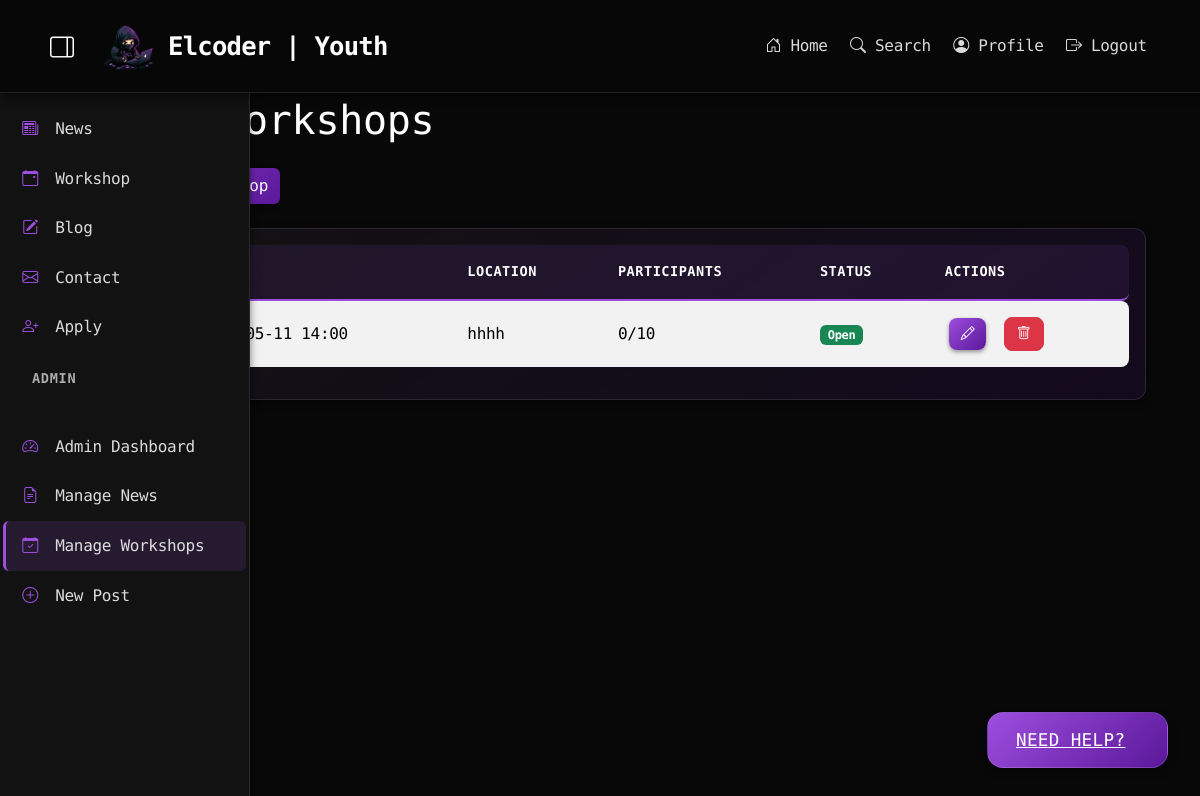
The app's page /manage_workshops (signed in) with its own data.
### app.py (models this page shows)
class Workshop(db.Model):
    id = db.Column(db.Integer, primary_key=True)
    title = db.Column(db.String(100), nullable=False)
    description = db.Column(db.Text, nullable=False)
    date = db.Column(db.DateTime, nullable=False)
    duration = db.Column(db.Integer)  # Duration in minutes
    location = db.Column(db.String(200))
    max_participants = db.Column(db.Integer)
    current_participants = db.Column(db.Integer, default=0)
    instructor_id = db.Column(db.Integer, db.ForeignKey('user.id'), nullable=False)
    registration_open = db.Column(db.Boolean, default=True)
    date_created = db.Column(db.DateTime, nullable=False, default=datetime.utcnow)

### app.py (the view)
@app.route('/manage_workshops')
@login_required
def manage_workshops():
    if not current_user.is_admin:
        flash('Only administrators can manage workshops.')
        return redirect(url_for('workshop'))
    page = request.args.get('page', 1, type=int)
    workshops = Workshop.query.order_by(Workshop.date.desc()).paginate(page=page, per_page=10)
    return render_template('manage_workshops.html', workshops=workshops)

### app.py (called while the page is built)
@login_manager.user_loader
def load_user(user_id):
    return User.query.get(int(user_id))

### templates/manage_workshops.html (shortened to what this page needs)
{% extends "base.html" %}
{% block content %}
<div class="container">
    <div class="row">
        <div class="col-md-12">
            <h1 class="mb-4">Manage Workshops</h1>
            <div class="mb-4">
                <a href="{{ url_for('create_workshop') }}" class="btn btn-primary">
                </a>
            </div>
            <div class="table-responsive">
                <table class="table table-striped">
                    <thead>
                        <tr>
                            <th>Title</th>
                            <th>Date</th>
                            <th>Location</th>
                            <th>Participants</th>
                            <th>Status</th>
                            <th>Actions</th>
                        </tr>
                    </thead>
                    <tbody>
                        {% for workshop in workshops.items %}
                        <tr>
                            <td>{{ workshop.title }}</td>
                            <td>{{ workshop.date.strftime('%Y-%m-%d %H:%M') }}</td>
                            <td>{{ workshop.location }}</td>
                            <td>{{ workshop.current_participants }}/{{ workshop.max_participants }}</td>
                            <td>
                                {% if workshop.registration_open %}
                                    <span class="badge bg-success">Open</span>
                                {% else %}
                                    <span class="badge bg-danger">Closed</span>
                                {% endif %}
                            </td>
                            <td>
                                <a href="{{ url_for('edit_workshop', workshop_id=workshop.id) }}" class="btn btn-sm btn-primary" title="Edit">
                                    <i class="bi bi-pencil"></i>
                                </a>
                                <button class="btn btn-sm btn-danger" title="Delete">
                                    <i class="bi bi-trash"></i>
                                </button>
                            </td>
                        </tr>
                        {% endfor %}
                    </tbody>
                </table>
            </div>
        </div>
    </div>
</div>
{% endblock %}

### static/css/style.css (style rules this page uses)
:root { --bg-dark: #080808; --bg-card: #121212; --bg-card-hover: #181818; --text-primary: #FFFFFF; --text-secondary: rgba(255, 255, 255, 0.85); --text-muted: rgba(255, 255, 255, 0.65); --accent-color: #9d4edd; --accent-hover: #7b2cbf; --accent-gradient: linear-gradient(135deg, #9d4edd 0%, #5a189a 100%); --card-gradient: linear-gradient(145deg, var(--bg-card) 0%, rgba(90, 24, 154, 0.15) 100%); --hover-gradient: linear-gradient(145deg, var(--bg-card-hover) 0%, rgba(157, 78, 221, 0.25) 100%); --hover-glow: 0 0 20px rgba(157, 78, 221, 0.3); --shadow-sm: 0 2px 4px rgba(0, 0, 0, 0.4); --shadow-md: 0 4px 8px rgba(0, 0, 0, 0.5); --shadow-lg: 0 8px 16px rgba(0, 0, 0, 0.6); --transition-speed: 0.3s; --transition-bounce: cubic-bezier(0.34, 1.56, 0.64, 1); --spacing-base: 1.2rem; --spacing-lg: 1.8rem; }
body { background-color: var(--bg-dark); color: var(--text-primary); font-family: 'Fira Code', 'Inter', monospace; transition: background-color var(--transition-speed); overflow-x: hidden; letter-spacing: -0.02em; line-height: 1.6; }
.btn-primary { background: var(--accent-gradient); border: none; box-shadow: var(--shadow-sm); transition: all var(--transition-speed); }
.table-responsive { overflow-x: auto; margin: 1.5rem 0; border-radius: 12px; background: var(--card-gradient); box-shadow: var(--shadow-md); border: 1px solid rgba(255, 255, 255, 0.1); padding: 1rem; transition: all var(--transition-speed) var(--transition-bounce); }
.table-responsive table { width: 100%; border-collapse: separate; border-spacing: 0; }
.table-responsive th, .table-responsive td { padding: 1rem 1.5rem; border-bottom: 1px solid rgba(255, 255, 255, 0.1); color: rgb(0, 0, 0); text-align: left; }
.table-responsive th { background: rgba(157, 78, 221, 0.1); font-weight: 600; text-transform: uppercase; letter-spacing: 0.05em; }
.table-responsive tr:last-child td { border-bottom: none; }

### static/css/admin.css (style rules this page uses)
.table { color: var(--text-secondary); width: 100%; border-collapse: separate; border-spacing: 0; }
.table thead th { border-bottom: 2px solid var(--accent-color); color: var(--text-primary); font-weight: 600; text-transform: uppercase; font-size: 0.85rem; letter-spacing: 0.5px; }
.table tbody tr { transition: all 0.2s ease; }
.table td, .table th { padding: 1rem; vertical-align: middle; }
.table td:first-child, .table th:first-child { border-top-left-radius: 8px; border-bottom-left-radius: 8px; }
.table td:last-child, .table th:last-child { border-top-right-radius: 8px; border-bottom-right-radius: 8px; }
.btn-sm { padding: 0.35rem 0.75rem; font-size: 0.875rem; border-radius: 0.5rem; transition: all 0.2s ease; margin: 0 0.25rem; }

### records on screen
Workshop: date "2025-05-11 14:00", location "hhhh", current_participants "0", max_participants "10", registration_open "Open"
